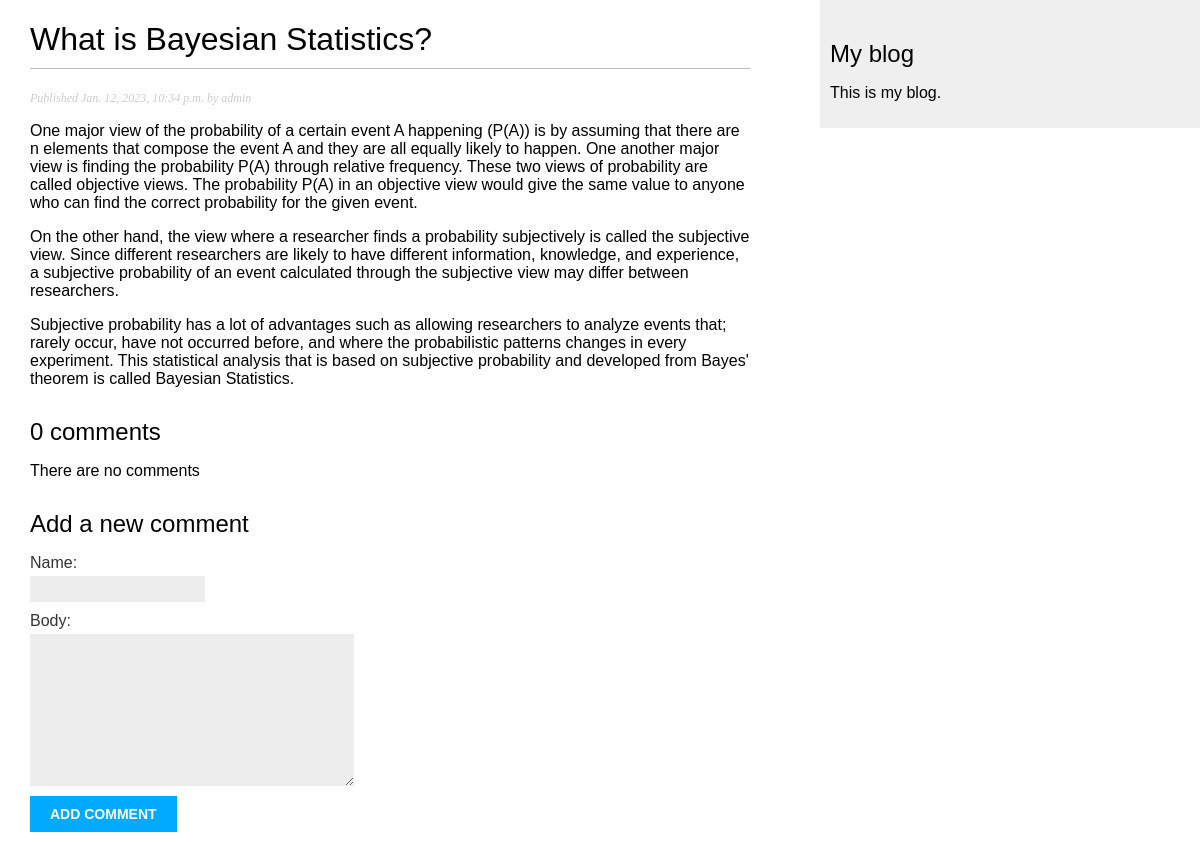
Screenshot of /blog/2023/1/12/what-is-bayesian-statistics/ with the database file from the repository.
### blog/models.py (models this page shows, shortened)
class Post(models.Model):
    class Status(models.TextChoices):
        DRAFT = 'DF', 'Draft'
        PUBLISHED = 'PB', 'Published'
    title = models.CharField(max_length=250)
    author = models.ForeignKey(User, on_delete=models.CASCADE,
                               related_name='blog_posts')
    slug = models.SlugField(max_length=250, unique_for_date='publish')
    body = models.TextField()
    publish = models.DateTimeField(default=timezone.now())
    created = models.DateTimeField(auto_now_add=True)
    updated = models.DateTimeField(auto_now=True)
    status = models.CharField(max_length=2, choices=Status.choices,
                              default=Status.DRAFT)
    objects = models.Manager()  # default manager
    published = PublishedManager()  # custom manager
    tags = TaggableManager()
    class Meta:
        ordering = ['-publish']
        indexes = [models.Index(fields=['-publish'])]

### blog/views.py (the view)
def post_detail(request, year, month, day, post):
    post = get_object_or_404(Post,
                             status=Post.Status.PUBLISHED,
                             publish__year=year,
                             publish__month=month,
                             publish__day=day,
                             slug=post)
    comments = post.comments.filter(active=True)
    form = CommentForm()
    return render(request, 'blog/post/detail.html', {'post': post,
                                                     'comments': comments,
                                                     'form': form})

### blog/forms.py
class CommentForm(forms.ModelForm):
    class Meta:
        model = Comment
        fields = ['name', 'body']

### blog/templates/blog/post/detail.html (shortened to what this page needs)
<!DOCTYPE html>
<html lang="en">
<head>
</head>
<body>
    {% extends "blog/base.html" %}
    {% block content %}
        <h1>{{ post.title }}</h1>
        <p class="date">Published {{ post.publish }} by {{ post.author }}</p>
        {{ post.body|linebreaks }}
        {% with comments.count as total_comments %}
            <h2>
                {{ total_comments }} comment{{ total_comments|pluralize}}
            </h2>
        {% endwith %}
        {% for comment in comments %}
            <div class="comment">
                <p class="info">
                    Comment {{ forloop.counter }} by {{ comment.name }}
                    {{ comment.created }}
                </p>
                {{ comment.body|linebreaks }}
            </div>
        {% empty %}
            <p>There are no comments</p>
        {% endfor %}
        {% include "blog/post/includes/comment_form.html" %}
    {% endblock %}

### blog/static/css/blog.css (style rules this page uses)
body { margin:0; padding:0; font-family:helvetica, sans-serif; }
h1 { font-weight:normal; border-bottom:1px solid #bbb; padding:0 0 10px 0; }
h2 { font-weight:normal; margin:30px 0 0; }
p.date { color:#ccc; font-family: georgia, serif; font-size: 12px; font-style: italic; }
label { float:left; clear:both; color:#333; margin-bottom:4px; }
input, textarea { clear:both; float:left; margin:0 0 10px; background:#ededed; border:0; padding:6px 10px; font-size:12px; }

### rows the page displays
Post: title "What is Bayesian Statistics?", publish "Jan. 12, 2023, 10:34 p.m.", author "admin", body "One major view of the probability of a certain event A happening (P(A)) is by assuming that there are n elements that compose the event A and they are all equally likely to happen. One another major view is finding the probability P(A) through relative frequency. These two views of probability are called objective views. The probability P(A) in an objective view would give the same value to anyone who can find the correct probability for the given event. On the other hand, the view where a researcher finds a probability subjectively is called the subjective view. Since different researchers are likely to have different information, knowledge, and experience, a subjective probability of an…"

### other values shown
{{ total_comments }} "0"
